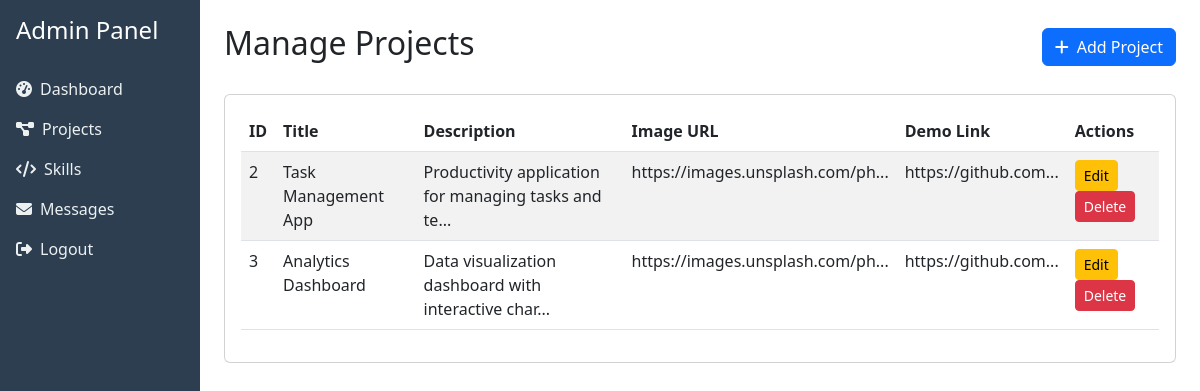
/admin/projects (signed in), run on the app's committed database.
### tables this page shows
CREATE TABLE projects
                     (id INTEGER PRIMARY KEY AUTOINCREMENT,
                      title TEXT NOT NULL,
                      description TEXT NOT NULL,
                      image_url TEXT,
                      demo_link TEXT,
                      created_at TIMESTAMP DEFAULT CURRENT_TIMESTAMP);

### app.py (the view)
@app.route('/admin/projects')
def admin_projects():
    if not session.get('admin_logged_in'):
        return redirect(url_for('admin_login'))
    try:
        conn = get_db_connection()
        projects = conn.execute('SELECT * FROM projects ORDER BY created_at DESC').fetchall()
        conn.close()
        return render_template('admin_projects.html', projects=projects)
    except Exception as e:
        return f"Error loading projects: {e}"

### app.py (called while the page is built)
def get_db_connection():
    conn = sqlite3.connect('database.db')
    conn.row_factory = sqlite3.Row
    return conn

### templates/admin_projects.html (shortened to what this page needs)
<!DOCTYPE html>
<html lang="en">
<head>
    <link href="https://cdn.jsdelivr.net/npm/bootstrap@5.3.0/dist/css/bootstrap.min.css" rel="stylesheet">
    <link href="https://cdnjs.cloudflare.com/ajax/libs/font-awesome/6.4.0/css/all.min.css" rel="stylesheet">
</head>
<body>
    <div class="container-fluid">
        <div class="row">
            <div class="col-md-3 col-lg-2 sidebar p-0">
                <div class="p-3">
                    <h4 class="text-white">Admin Panel</h4>
                </div>
                <nav class="nav flex-column">
                    <a class="nav-link" href="/admin">
                        <i class="fas fa-tachometer-alt me-2"></i>Dashboard
                    </a>
                    <a class="nav-link active" href="/admin/projects">
                        <i class="fas fa-project-diagram me-2"></i>Projects
                    </a>
                    <a class="nav-link" href="/admin/skills">
                        <i class="fas fa-code me-2"></i>Skills
                    </a>
                    <a class="nav-link" href="/admin/messages">
                        <i class="fas fa-envelope me-2"></i>Messages
                    </a>
                    <a class="nav-link" href="/admin/logout">
                        <i class="fas fa-sign-out-alt me-2"></i>Logout
                    </a>
                </nav>
            </div>
            <div class="col-md-9 col-lg-10 ml-sm-auto px-4 py-4">
                <div class="d-flex justify-content-between align-items-center mb-4">
                    <h2>Manage Projects</h2>
                    <button class="btn btn-primary" data-bs-toggle="modal" data-bs-target="#addProjectModal">
                        <i class="fas fa-plus me-2"></i>Add Project
                    </button>
                </div>
                <div class="card">
                    <div class="card-body">
                        {% if projects %}
                        <div class="table-responsive">
                            <table class="table table-striped">
                                <thead>
                                    <tr>
                                        <th>ID</th>
                                        <th>Title</th>
                                        <th>Description</th>
                                        <th>Image URL</th>
                                        <th>Demo Link</th>
                                        <th>Actions</th>
                                    </tr>
                                </thead>
                                <tbody>
                                    {% for project in projects %}
                                    <tr>
                                        <td>{{ project['id'] }}</td>
                                        <td>{{ project['title'] }}</td>
                                        <td>{{ project['description'][:50] }}...</td>
                                        <td>{{ project['image_url'][:30] }}...</td>
                                        <td>{{ project['demo_link'][:30] }}...</td>
                                        <td>
                                            <button class="btn btn-sm btn-warning" onclick="editProject({{ project['id'] }}, '{{ project['title'] }}', '{{ project['description'] }}', '{{ project['image_url'] }}', '{{ project['demo_link'] }}')">Edit</button>
                                            <button class="btn btn-sm btn-danger" onclick="deleteProject({{ project['id'] }})">Delete</button>
                                        </td>
                                    </tr>
                                    {% endfor %}
                                </tbody>
                            </table>
                        </div>
                        {% else %}
                        <p class="text-muted">No projects found.</p>
                        {% endif %}
                    </div>
                </div>
            </div>
        </div>
    </div>
</body>
</html>

### templates/admin_projects.html (style rules this page uses)
.sidebar { min-height: 100vh; background: #2c3e50; }
.sidebar .nav-link { color: #ecf0f1; }

### data on the page
projects: id "2", title "Task Management App", description "Productivity application for managing tasks and te", image_url "https://images.unsplash.com/ph", demo_link "https://github.com"
projects: id "3", title "Analytics Dashboard", description "Data visualization dashboard with interactive char", image_url "https://images.unsplash.com/ph", demo_link "https://github.com"
